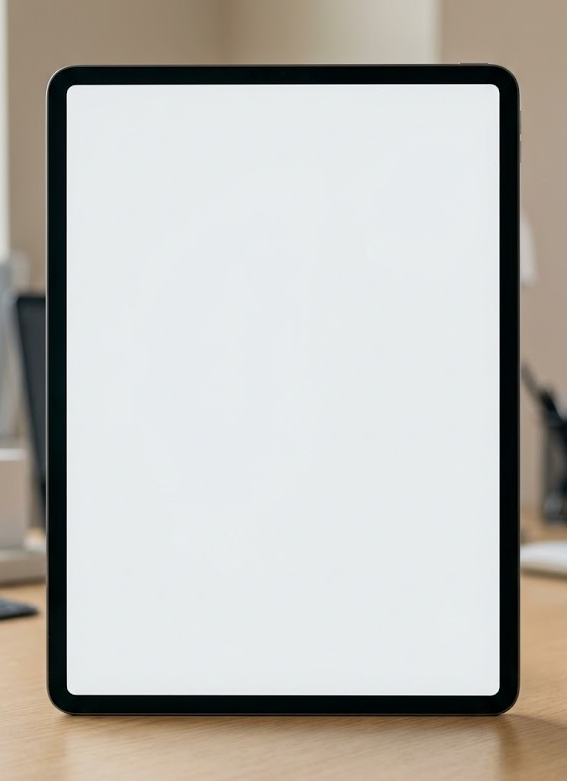
#> input picture assets/ipad.png, 567 x 781 px
$ python prints_create.py ../../assets/ipad.png
#> lines starting #> are read from the running program, lines starting #| are printed output that depends on the picture
#!/usr/bin/env python3
import os
import sys
from PIL import Image
import zipfile
import shutil

# ==== CHECK CLI ARGUMENT ====
if len(sys.argv) < 2:
    print("Usage: python3 generate_etsy_pngs_zip_cli.py <input_image>")
    sys.exit(1)

input_image = sys.argv[1]

if not os.path.isfile(input_image):
    print(f"Error: {input_image} not found")
    sys.exit(1)

# ==== CONFIGURATION ====
output_folder = "output_png"
zip_name = os.path.splitext(os.path.basename(input_image))[0] + "_pngs.zip"

# Remove old folder/zip if they exist
if os.path.exists(output_folder):
    shutil.rmtree(output_folder)
if os.path.exists(zip_name):
    os.remove(zip_name)

os.makedirs(output_folder, exist_ok=True)

# Target sizes in inches
common_sizes = [(4,6), (8,12), (12,18), (16,20)]
DPI = 300  # print-quality resolution

# ==== FUNCTION TO CREATE PNG ====
def create_png(img_path, size_inch, output_path):
#> called with img_path = '../../assets/ipad.png', size_inch = (4, 6), output_path = 'output_png/4x6_inch.png'
    width_px = int(size_inch[0] * DPI)
    height_px = int(size_inch[1] * DPI)

    img = Image.open(img_path)
#> img is the input picture: PIL image 567x781 RGB; mean R, G, B 189.1, 186.9, 181.8
    orig_width, orig_height = img.size
#> orig_width = 567; orig_height = 781
    img_ratio = orig_width / orig_height
#> img_ratio = 0.726
    target_ratio = width_px / height_px

    print(f"\nProcessing {output_path}:")
    print(f"Original resolution: {orig_width}px x {orig_height}px")
#| Original resolution: 567px x 781px
    print(f"Target size: {size_inch[0]}in x {size_inch[1]}in at {DPI} DPI")
    print(f"Pixel calculation: {size_inch[0]}in*{DPI}dpi = {width_px}px, {size_inch[1]}in*{DPI}dpi = {height_px}px")

    # Crop to match ratio if needed
    if abs(img_ratio - target_ratio) > 0.01:
        if img_ratio > target_ratio:
            # Crop width
            new_width = int(orig_height * target_ratio)
#> new_width = 520
            left = (orig_width - new_width)//2
#> left = 23
            img = img.crop((left,0,left+new_width,orig_height))
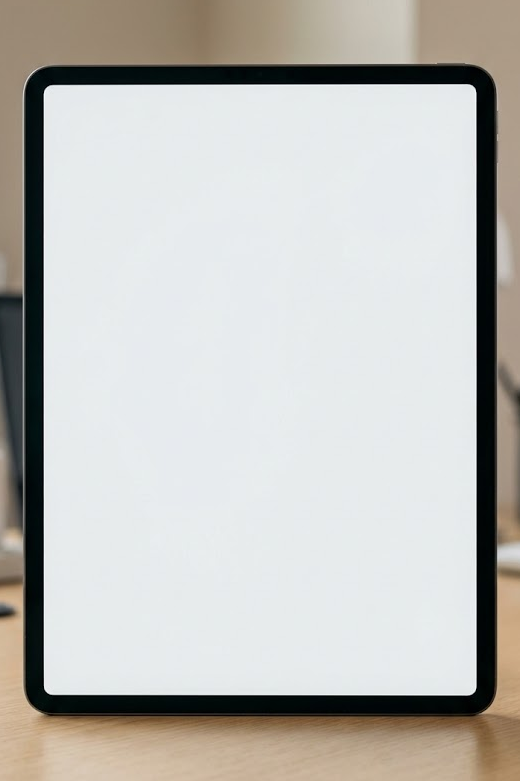
#> img: PIL image 520x781 RGB; mean R, G, B 191.6, 190.5, 186.5
            print(f"Cropped width from {orig_width}px to {new_width}px")
#| Cropped width from 567px to 520px
        else:
            # Crop height
            new_height = int(orig_width / target_ratio)
            top = (orig_height - new_height)//2
            img = img.crop((0,top,orig_width,top+new_height))
            print(f"Cropped height from {orig_height}px to {new_height}px")

    # Resize
    img = img.resize((width_px,height_px), Image.LANCZOS)
#> img: PIL image 1200x1800 RGB
    img.save(output_path, "PNG")
    print(f"Created {output_path} ({width_px}px x {height_px}px)")

# ==== MAIN LOOP ====
# Save original
shutil.copy(input_image, os.path.join(output_folder, "original.png"))

# Generate resized PNGs
for w,h in common_sizes:
    filename = f"{w}x{h}_inch.png"
    path = os.path.join(output_folder, filename)
    create_png(input_image,(w,h),path)

# ==== ZIP THE FOLDER ====
with zipfile.ZipFile(zip_name, 'w', zipfile.ZIP_DEFLATED) as zipf:
    for root, dirs, files in os.walk(output_folder):
        for file in files:
            zipf.write(os.path.join(root,file), arcname=file)

print(f"\nOriginal + {len(common_sizes)} PNGs generated and zipped into {zip_name}")
